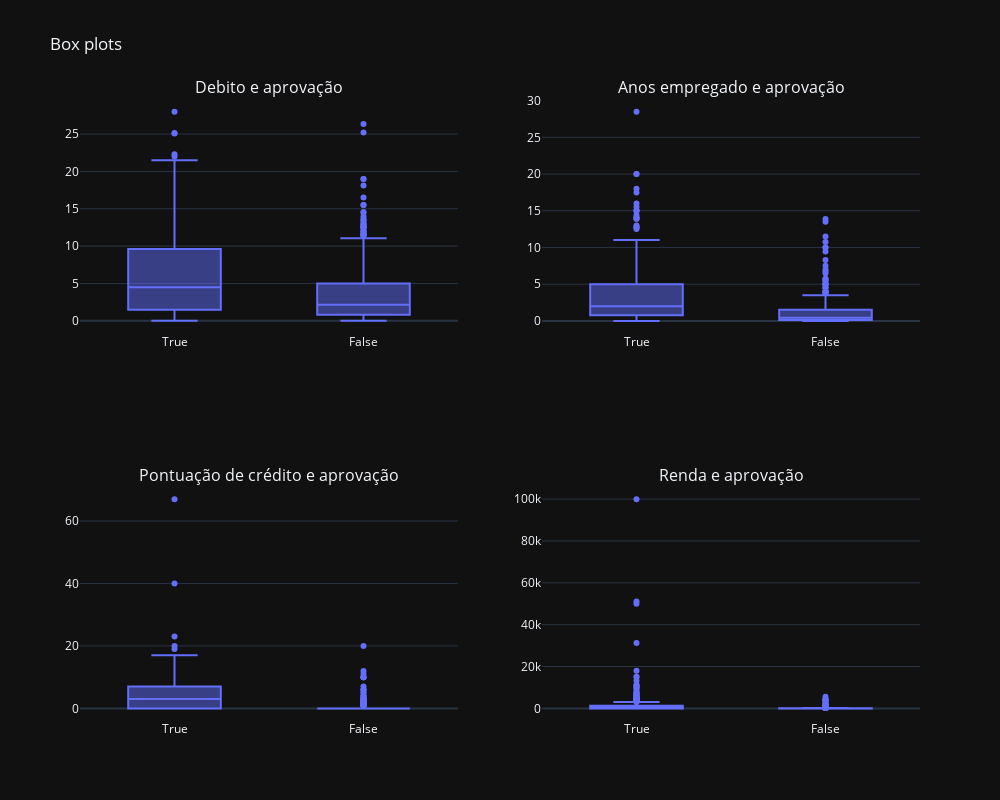

The notebook cell saved with this chart:
### Code cell
fig1 = px.box(df, x='approved', y='debt', title='Debito e aprovação')
fig2 = px.box(df, x='approved', y='years_employed', title='Anos empregado e aprovação')
fig3 = px.box(df, x='approved', y='credit_score', title='Pontuação de crédito e aprovação')
fig4 = px.box(df, x='approved', y='income', title='Renda e aprovação')

fig_combined = make_subplots(rows=2, cols=2, subplot_titles=(
    'Debito e aprovação', 'Anos empregado e aprovação', 'Pontuação de crédito e aprovação', 'Renda e aprovação'))

# Adicionar os gráficos à figura combinada
fig_combined.add_trace(fig1.data[0], row=1, col=1)
fig_combined.add_trace(fig2.data[0], row=1, col=2)
fig_combined.add_trace(fig3.data[0], row=2, col=1)
fig_combined.add_trace(fig4.data[0], row=2, col=2)

fig_combined.update_layout(height=800, width=1000, title_text="Box plots")
fig_combined.show()

### Figure 1 — Plotly figure (JSON) as saved in the notebook; plotly's stock layout.template omitted (floating-point values rounded to 4 significant figures; data arrays with more than 128 entries replaced by an {"elided": "..."} marker saying what was removed)
{"data": [{"alignmentgroup": "True", "hovertemplate": "approved=%{x}<br>debt=%{y}<extra></extra>", "legendgroup": "", "marker": {"color": "#636efa"}, "name": "", "notched": false, "offsetgroup": "", "orientation": "v", "showlegend": false, "x": {"elided": "662 str values"}, "x0": " ", "xaxis": "x", "y": {"elided": "662 float values"}, "y0": " ", "yaxis": "y", "type": "box"}, {"alignmentgroup": "True", "hovertemplate": "approved=%{x}<br>years_employed=%{y}<extra></extra>", "legendgroup": "", "marker": {"color": "#636efa"}, "name": "", "notched": false, "offsetgroup": "", "orientation": "v", "showlegend": false, "x": {"elided": "662 str values"}, "x0": " ", "xaxis": "x2", "y": {"elided": "662 float values"}, "y0": " ", "yaxis": "y2", "type": "box"}, {"alignmentgroup": "True", "hovertemplate": "approved=%{x}<br>credit_score=%{y}<extra></extra>", "legendgroup": "", "marker": {"color": "#636efa"}, "name": "", "notched": false, "offsetgroup": "", "orientation": "v", "showlegend": false, "x": {"elided": "662 str values"}, "x0": " ", "xaxis": "x3", "y": {"elided": "662 int values"}, "y0": " ", "yaxis": "y3", "type": "box"}, {"alignmentgroup": "True", "hovertemplate": "approved=%{x}<br>income=%{y}<extra></extra>", "legendgroup": "", "marker": {"color": "#636efa"}, "name": "", "notched": false, "offsetgroup": "", "orientation": "v", "showlegend": false, "x": {"elided": "662 str values"}, "x0": " ", "xaxis": "x4", "y": {"elided": "662 int values"}, "y0": " ", "yaxis": "y4", "type": "box"}], "layout": {"xaxis": {"anchor": "y", "domain": [0.0, 0.45]}, "yaxis": {"anchor": "x", "domain": [0.625, 1.0]}, "xaxis2": {"anchor": "y2", "domain": [0.55, 1.0]}, "yaxis2": {"anchor": "x2", "domain": [0.625, 1.0]}, "xaxis3": {"anchor": "y3", "domain": [0.0, 0.45]}, "yaxis3": {"anchor": "x3", "domain": [0.0, 0.375]}, "xaxis4": {"anchor": "y4", "domain": [0.55, 1.0]}, "yaxis4": {"anchor": "x4", "domain": [0.0, 0.375]}, "annotations": [{"font": {"size": 16}, "showarrow": false, "text": "Debito e aprovação", "x": 0.225, "xanchor": "center", "xref": "paper", "y": 1.0, "yanchor": "bottom", "yref": "paper"}, {"font": {"size": 16}, "showarrow": false, "text": "Anos empregado e aprovação", "x": 0.775, "xanchor": "center", "xref": "paper", "y": 1.0, "yanchor": "bottom", "yref": "paper"}, {"font": {"size": 16}, "showarrow": false, "text": "Pontuação de crédito e aprovação", "x": 0.225, "xanchor": "center", "xref": "paper", "y": 0.375, "yanchor": "bottom", "yref": "paper"}, {"font": {"size": 16}, "showarrow": false, "text": "Renda e aprovação", "x": 0.775, "xanchor": "center", "xref": "paper", "y": 0.375, "yanchor": "bottom", "yref": "paper"}], "title": {"text": "Box plots"}, "height": 800, "width": 1000}}
